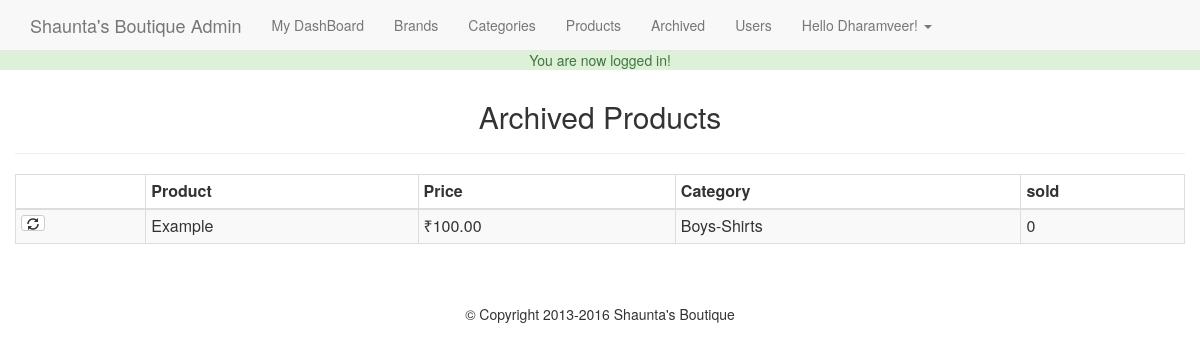
Screenshot of /admin/archived.php (signed in) with the database file from the repository.
### tables this page shows
CREATE TABLE `products` (
  `id` int(11) NOT NULL,
  `title` varchar(255) NOT NULL,
  `price` decimal(10,2) NOT NULL,
  `list_price` decimal(10,2) NOT NULL,
  `brand` int(11) NOT NULL,
  `categories` varchar(255) NOT NULL,
  `image` text NOT NULL,
  `description` text NOT NULL,
  `featured` tinyint(4) NOT NULL DEFAULT '0',
  `sizes` text NOT NULL,
  `deleted` tinyint(4) NOT NULL DEFAULT '0'
);

CREATE TABLE `categories` (
  `id` int(11) NOT NULL,
  `category` varchar(255) NOT NULL,
  `parent` int(11) NOT NULL DEFAULT '0'
);

### helpers/helpers.php (called while the page is built, shortened)
<?php
    function money($number) {
        return '₹'.number_format($number,2);
    }

### admin/archived.php (the view, shortened to what this page needs)
<?php
 require_once $_SERVER['DOCUMENT_ROOT'].'/tutorial/core/init.php';
include 'includes/head.php';
include 'includes/navigation.php';
$pResults = $db->query("SELECT * FROM products WHERE deleted = 1 ORDER BY title");
?>
<h2 class="text-center">Archived Products</h2><hr>
<table class="table table-bordered table-condensed table-striped">
  <thead><th></th><th>Product</th><th>Price</th><th>Category</th><th>sold</th></thead>
  <tbody>
    <?php while($product = mysqli_fetch_assoc($pResults)):
	    $child_id = $product['categories'];
		  $childQuery = $db->query("SELECT * FROM categories WHERE id = '$child_id'");
		  $child = mysqli_fetch_assoc($childQuery);
		  $parent_id = $child['parent'];
		  $parQuery = $db->query("SELECT * FROM categories WHERE id = '$parent_id'");
		  $parent = mysqli_fetch_assoc($parQuery);
	?>
    <tr>
       <td>
	    <a href="archived.php?restore=<?=$product['id'];?>" class="btn btn-xs btn-default"><span class="glyphicon glyphicon-refresh"></span></a>
	   </td>
	   <td><?=$product['title']; ?></td>
	   <td><?=money($product['price']); ?></td>
	   <td><?=$parent['category'].'-'.$child['category']; ?></td>
	   <td>0</td>
	</tr>
	<?php endwhile; ?>
  </tbody>
</table>
<?php include 'includes/footer.php';

### css/main.css (style rules this page uses)
body { padding-top: 50px; }

### rows the page displays
products: title "Example", price "₹100.00", categories.category "Boys", categories.category "Shirts"

### other values shown
$_SESSION['success_flash'] "You are now logged in!"
$user_data['first'] "Dharamveer"
